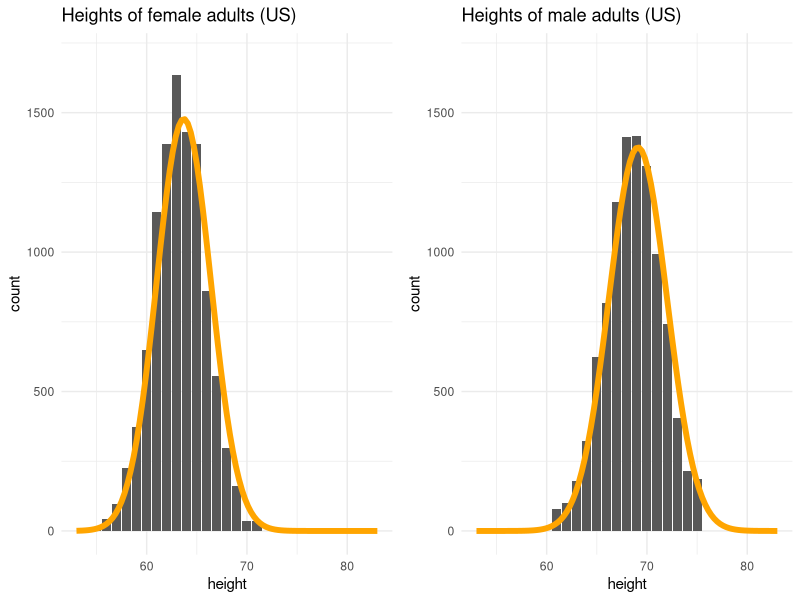
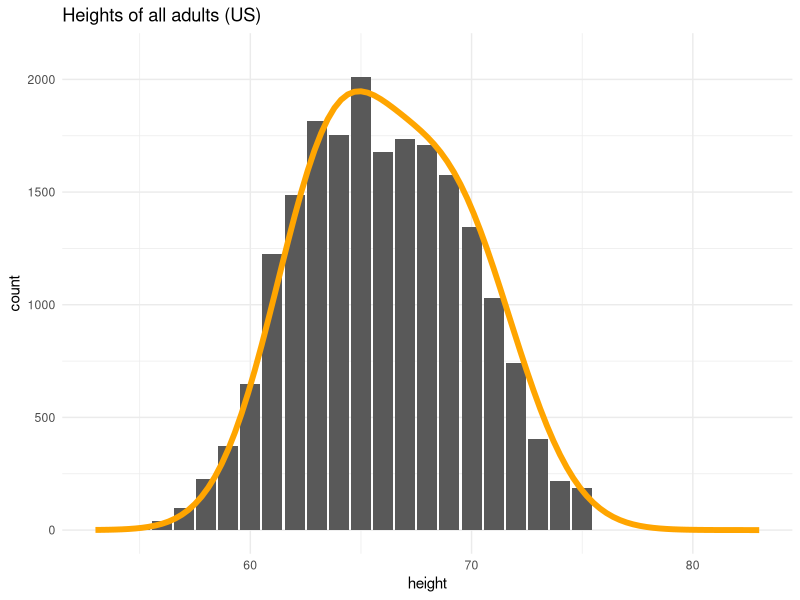
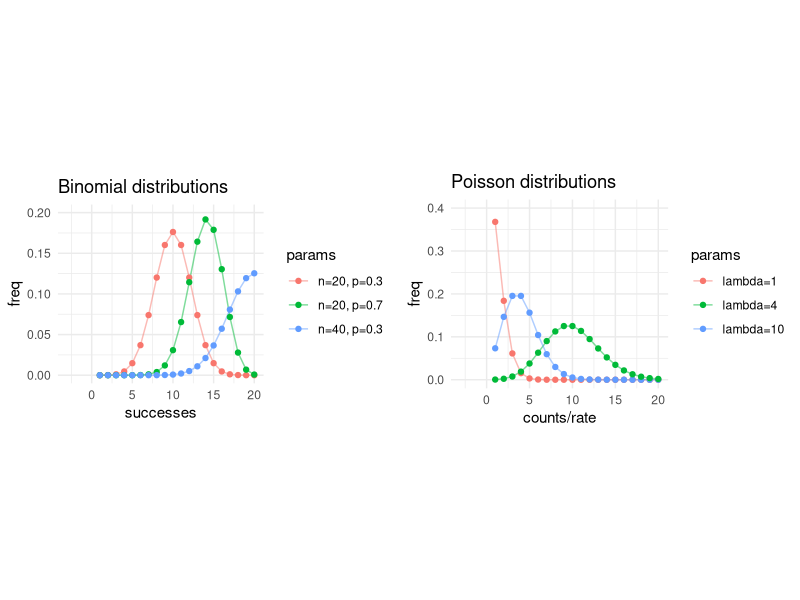

Reproduce these figures in R, in order.
## ---- chunk 1
library(dplyr)
library(stringr)
library(tidyr)
library(ggpubr)
library(ggplot2)
## ---- chunk 2
# Plot normal curves for of height counts for men and women
# Example from https://avehtari.github.io/ROS-Examples/CentralLimitTheorem/heightweight.html

heights <- data.frame(height=54:75,
                      female=c(80,107,296,695,1612,2680,4645,8201,9948,11733,
                               10270,9942,6181,3990,2131,1154,245,257,0,
                               0,0,0)*10339/74167,
                      male=c(0,0,0,0,0,0,0,542,668,1221,2175,4213,5535,7980,
                             9566,9578,8867,6716,5019,2745,
                             1464,1263)*9983/67552) %>%
  pivot_longer(c(female, male), names_to="sex", values_to="count")

p1 <- ggplot(heights %>% filter(sex=="female"), aes(x=height, y=count)) +
  geom_col() + 
  stat_function(fun=function(x) 1e4 * dnorm(x, 63.7, 2.7),
                color="orange", lwd=2) +
  xlim(53, 83) + ylim(0, 1700) +
  labs(title="Heights of female adults (US)") +
  theme_minimal()

p2 <- ggplot(heights %>% filter(sex=="male"), aes(x=height, y=count)) +
  geom_col() + 
  stat_function(fun=function(x) 1e4 * dnorm(x, 69.1, 2.9),
                color="orange", lwd=2) +  
  xlim(53, 83) + ylim(0, 1700) +
  labs(title="Heights of male adults (US)") +
  theme_minimal()

ggarrange(p1, p2, ncol=2)
## ---- chunk 3
ggplot(heights, aes(x=height, y=count)) +
  geom_col() + 
  stat_function(fun=function(x) 2.1e4 * (0.52 * dnorm(x, 63.7, 2.7) +
                                       0.48 * dnorm(x, 69.1, 2.9)),
                color="orange", lwd=2) +
  xlim(53, 83) + ylim(0, 2100) +
  labs(title="Heights of all adults (US)") +
  theme_minimal()
## ---- chunk 4
#| fig-align: center

# A data frame of values 1:20, with some binomial and poisson distributed values
data <- data.frame(count=1:20) %>%
  mutate(pois1=dpois(count, 1)) %>%
  mutate(pois4=dpois(count, 4)) %>%
  mutate(pois10=dpois(count, 10)) %>%
  mutate(binom1=dbinom(count, 20, 0.5)) %>%
  mutate(binom2=dbinom(count, 20, 0.7)) %>%
  mutate(binom3=dbinom(count, 40, 0.5)) %>%
  pivot_longer(cols=-count, names_to="params", values_to="freq")

p1 <- ggplot(data %>% filter(str_detect(params, "^pois")), aes(x=count, color=params)) +
  geom_line(aes(y=freq), alpha=0.5) +
  geom_point(aes(y=freq)) +
  xlim(-3,20) +
  ylim(0, 0.4) +
  xlab("counts/rate") +
  labs(title="Poisson distributions") +
  scale_color_discrete(labels=c("lambda=1", "lambda=4", "lambda=10")) +
  coord_fixed(ratio=50) +
  theme_minimal()

p2 <- ggplot(data %>% filter(str_detect(params, "^binom")), aes(x=count, color=params)) +
  geom_line(aes(y=freq), alpha=0.5) +
  geom_point(aes(y=freq)) +
  xlim(-3,20) +
  ylim(0, 0.2) +
  xlab("successes") +
  labs(title="Binomial distributions") +
  scale_color_discrete(labels=c("n=20, p=0.3", "n=20, p=0.7", "n=40, p=0.3")) +
  coord_fixed(ratio=100) +
  theme_minimal()

ggarrange(p2, p1, ncol=2)
